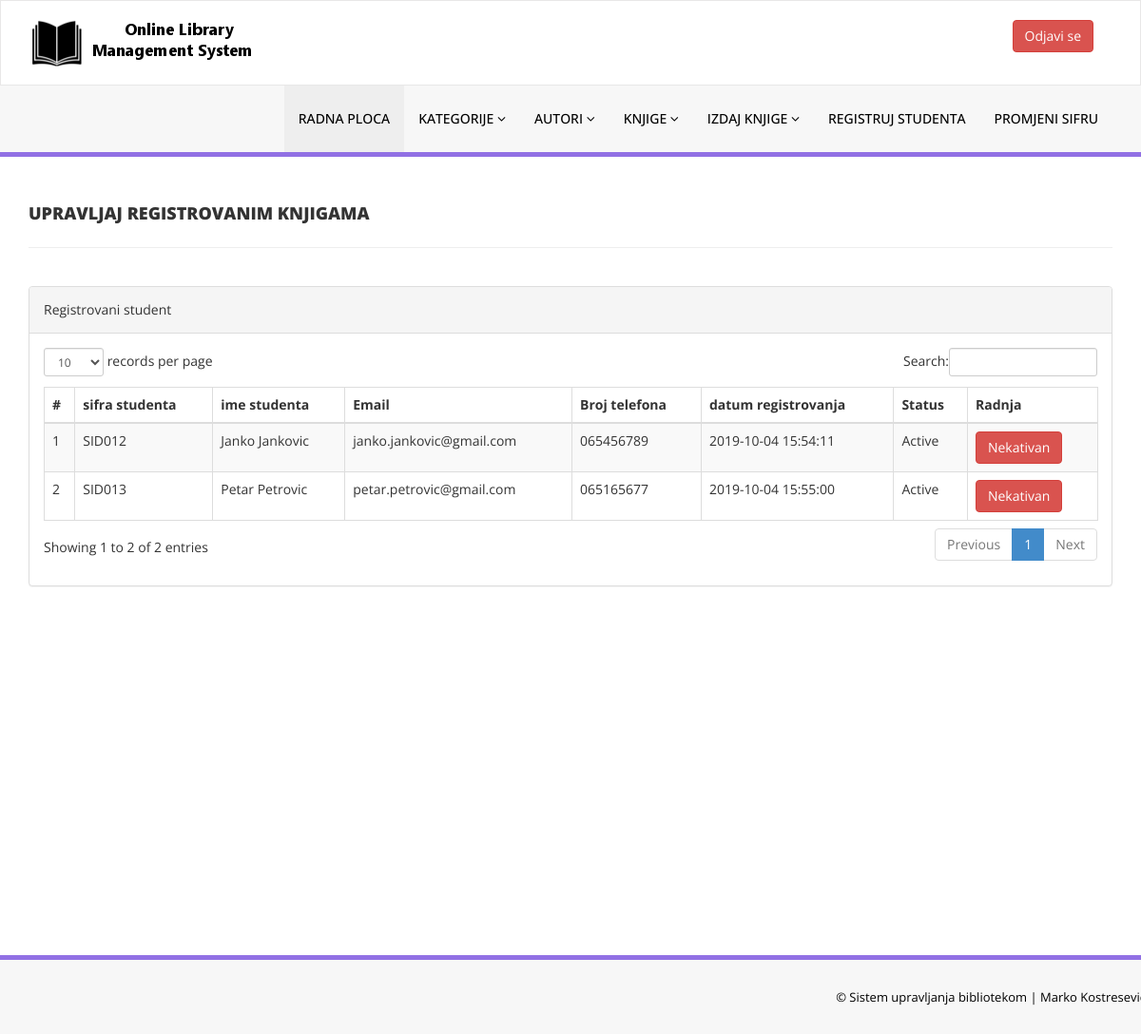
The app's page /admin/reg-students.php (signed in) with its own data.
### tables this page shows
CREATE TABLE `tblstudents` (
  `id` int(11) NOT NULL,
  `StudentId` varchar(100) DEFAULT NULL,
  `FullName` varchar(120) DEFAULT NULL,
  `EmailId` varchar(120) DEFAULT NULL,
  `MobileNumber` char(11) DEFAULT NULL,
  `Password` varchar(120) DEFAULT NULL,
  `Status` int(1) DEFAULT NULL,
  `RegDate` timestamp NULL DEFAULT current_timestamp(),
  `UpdationDate` timestamp NULL DEFAULT NULL ON UPDATE current_timestamp()
);

### admin/reg-students.php (the view, shortened to what this page needs)
<?php
include('includes/config.php');
if(strlen($_SESSION['alogin'])==0)
    {
header('location:index.php');
}
else{
    ?>
<!DOCTYPE html>
<html xmlns="http://www.w3.org/1999/xhtml">
<head>
    <link href="assets/css/bootstrap.css" rel="stylesheet" />
    <link href="assets/css/font-awesome.css" rel="stylesheet" />
    <link href="assets/js/dataTables/dataTables.bootstrap.css" rel="stylesheet" />
    <link href="assets/css/style.css" rel="stylesheet" />
</head>
<body>
<?php include('includes/header.php');?>
    <div class="content-wrapper">
         <div class="container">
        <div class="row pad-botm">
            <div class="col-md-12">
                <h4 class="header-line">Upravljaj registrovanim knjigama</h4>
    </div>
        </div>
            <div class="row">
                <div class="col-md-12">
                    <div class="panel panel-default">
                        <div class="panel-heading">
                          Registrovani student
                        </div>
                        <div class="panel-body">
                            <div class="table-responsive">
                                <table class="table table-striped table-bordered table-hover" id="dataTables-example">
                                    <thead>
                                        <tr>
                                            <th>#</th>
                                            <th>sifra studenta</th>
                                            <th>ime studenta</th>
                                            <th>Email </th>
                                            <th>Broj telefona</th>
                                            <th>datum registrovanja</th>
                                            <th>Status</th>
                                            <th>Radnja</th>
                                        </tr>
                                    </thead>
                                    <tbody>
<?php $sql = "SELECT * from tblstudents";
$query = $dbh -> prepare($sql);
$query->execute();
$results=$query->fetchAll(PDO::FETCH_OBJ);
$cnt=1;
if($query->rowCount() > 0)
{
foreach($results as $result)
{               ?>
                                        <tr class="odd gradeX">
                                            <td class="center"><?php echo htmlentities($cnt);?></td>
                                            <td class="center"><?php echo htmlentities($result->StudentId);?></td>
                                            <td class="center"><?php echo htmlentities($result->FullName);?></td>
                                            <td class="center"><?php echo htmlentities($result->EmailId);?></td>
                                            <td class="center"><?php echo htmlentities($result->MobileNumber);?></td>
                                             <td class="center"><?php echo htmlentities($result->RegDate);?></td>
                                            <td class="center"><?php if($result->Status==1)
                                            {
                                                echo htmlentities("Active");
                                            } else {
                                            echo htmlentities("Blocked");
}
                                            ?></td>
                                            <td class="center">
<?php if($result->Status==1)
 {?>
<a href="reg-students.php?inid=<?php echo htmlentities($result->id);?>" onclick="return confirm('Are you sure you want to block this student?');"" >  <button class="btn btn-danger"> Nekativan</button>
<?php } else {?>
                                            <a href="reg-students.php?id=<?php echo htmlentities($result->id);?>" onclick="return confirm('Are you sure you want to active this student?');""><button class="btn btn-primary"> Aktivan</button>
                                            <?php } ?>
                                            </td>
                                        </tr>
 <?php $cnt=$cnt+1;}} ?>
                                    </tbody>
                                </table>
                            </div>
                        </div>
                    </div>
                </div>
            </div>
    </div>
    </div>
  <?php include('includes/footer.php');?>
</body>
</html>
<?php } ?>

### admin/includes/header.php (shortened to what this page needs)
<div class="navbar navbar-inverse set-radius-zero" >
        <div class="container">
            <div class="navbar-header">
                <a class="navbar-brand">
                    <img src="assets/img/logo.png" />
                </a>
            </div>
            <div class="right-div">
                <a href="logout.php" class="btn btn-danger pull-right"> Odjavi se</a>
            </div>
        </div>
    </div>
    <section class="menu-section">
        <div class="container">
            <div class="row ">
                <div class="col-md-12">
                    <div class="navbar-collapse collapse ">
                        <ul id="menu-top" class="nav navbar-nav navbar-right">
                            <li><a href="dashboard.php" class="menu-top-active">Radna ploca</a></li>
                            <li>
                                <a href="#" class="dropdown-toggle" id="ddlmenuItem" data-toggle="dropdown"> Kategorije <i class="fa fa-angle-down"></i></a>
                            </li>
                            <li>
                                <a href="#" class="dropdown-toggle" id="ddlmenuItem" data-toggle="dropdown"> Autori <i class="fa fa-angle-down"></i></a>
                            </li>
 <li>
                                <a href="#" class="dropdown-toggle" id="ddlmenuItem" data-toggle="dropdown"> Knjige <i class="fa fa-angle-down"></i></a>
                            </li>
                           <li>
                                <a href="#" class="dropdown-toggle" id="ddlmenuItem" data-toggle="dropdown"> Izdaj knjige <i class="fa fa-angle-down"></i></a>
                            </li>
                             <li><a href="reg-students.php"> Registruj studenta</a></li>
  <li><a href="change-password.php"> Promjeni sifru </a></li>
                        </ul>
                    </div>
                </div>
            </div>
        </div>
    </section>

### admin/includes/footer.php
<section class="footer-section">
     <div class="container">
         <div class="row">
             <div class="col-md-12">
                &copy; Sistem upravljanja bibliotekom |<a href="#" target="_blank"  > Marko Kostresevic</a>
             </div>
         </div>
     </div>
 </section>

### admin/assets/css/style.css (style rules this page uses)
.set-radius-zero { border-radius:0px; -moz-border-radius:0px; -webkit-border-radius:0px; }
.content-wrapper { margin-top: 40px; min-height:800px; padding-bottom:90px; }
.header-line { font-weight:900; padding-bottom:25px; border-bottom:1px solid #eeeeee; text-transform:uppercase; }
.pad-botm { padding-bottom:30px; }
.right-div { float: right; padding: 20px; }
#menu-top a { color:#000; text-decoration:none; font-weight:500; padding: 25px 15px 25px 15px; text-transform:uppercase; }
.menu-section { background-color: #f7f7f7; border-bottom:5px solid #9170E4; width:100% }
.menu-top-active { background-color:#eeeeee; }
.navbar-inverse { background-color: #FFF; border-color: rgba(155, 153, 153, 0.23); }
.navbar { min-height: 90px; margin-bottom: 0px; }
.footer-section { padding:25px 50px 25px 50px; color:#000; font-size:13px; background-color: #f7f7f7; text-align:right; border-top:5px solid #9170E4; }
.footer-section a, .footer-section a:hover { color:#000; }

### records on screen
tblstudents: StudentId "SID012", FullName "Janko Jankovic", EmailId "janko.jankovic@gmail.com", MobileNumber "065456789", RegDate "2019-10-04 15:54:11"
tblstudents: StudentId "SID013", FullName "Petar Petrovic", EmailId "petar.petrovic@gmail.com", MobileNumber "065165677", RegDate "2019-10-04 15:55:00"
